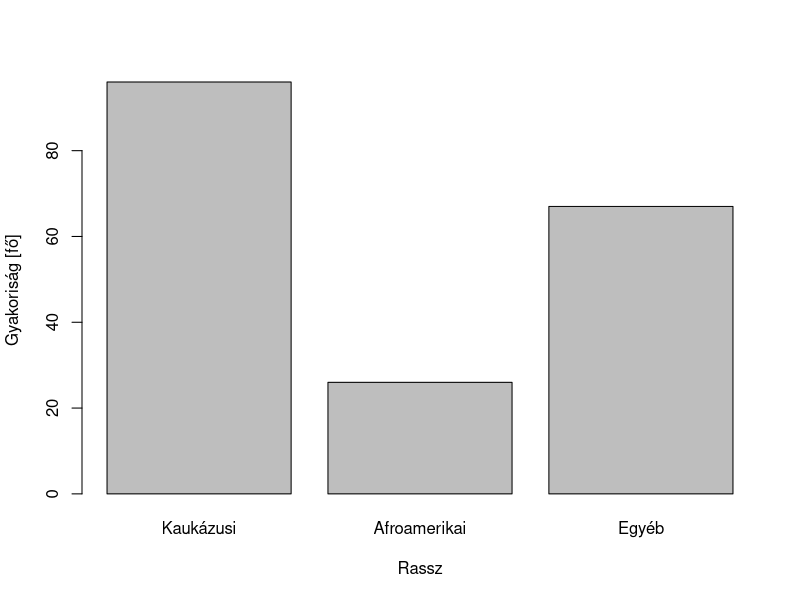
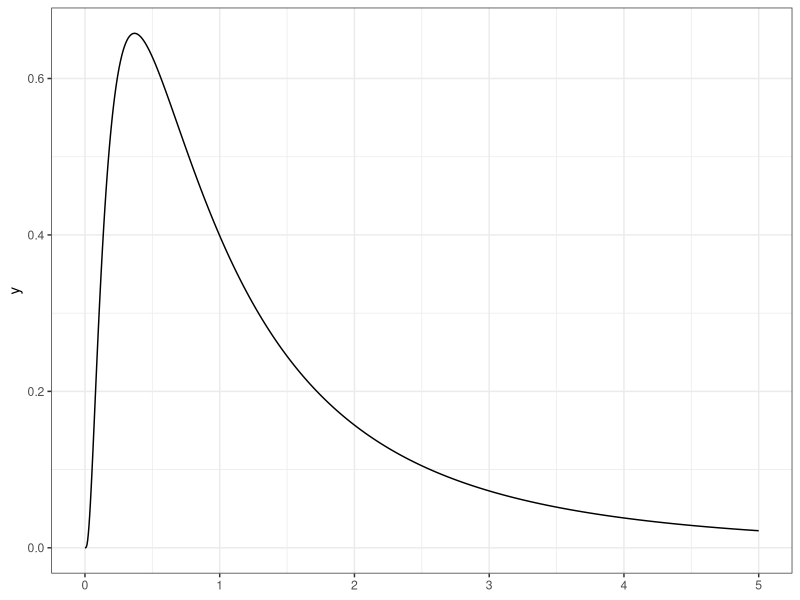
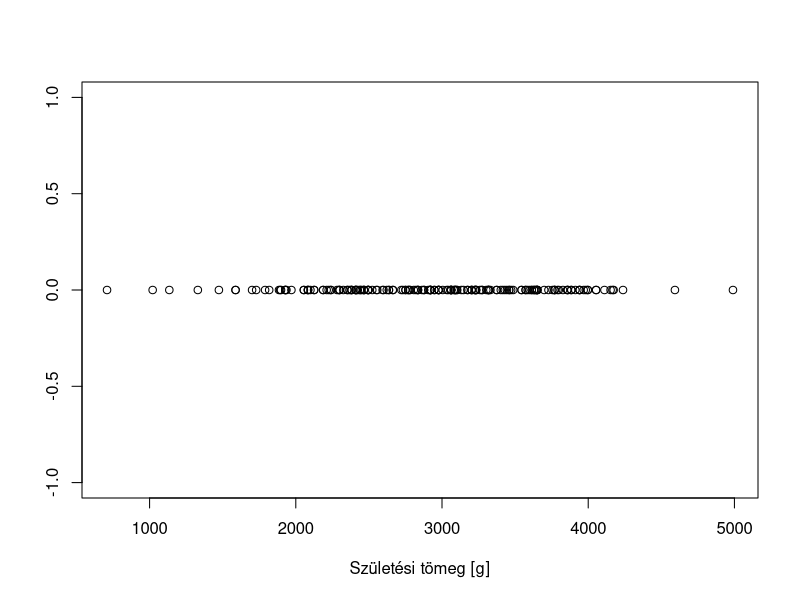
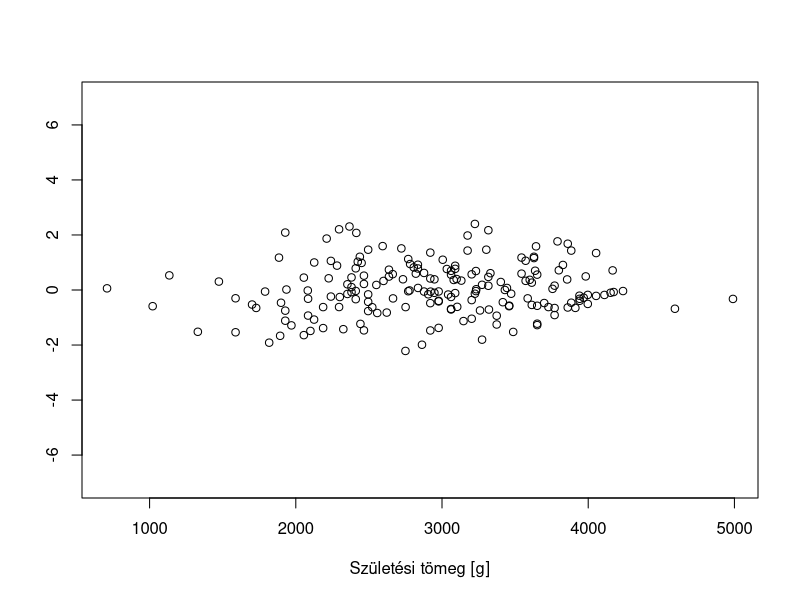
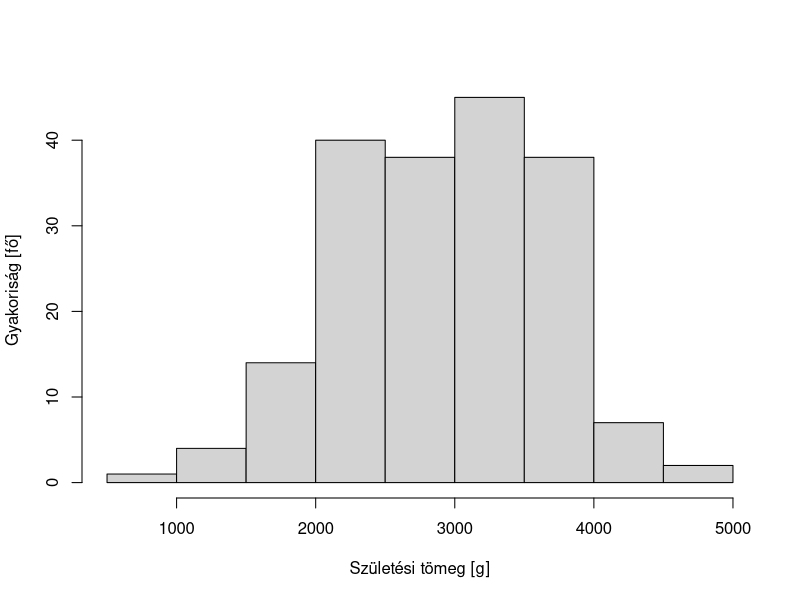
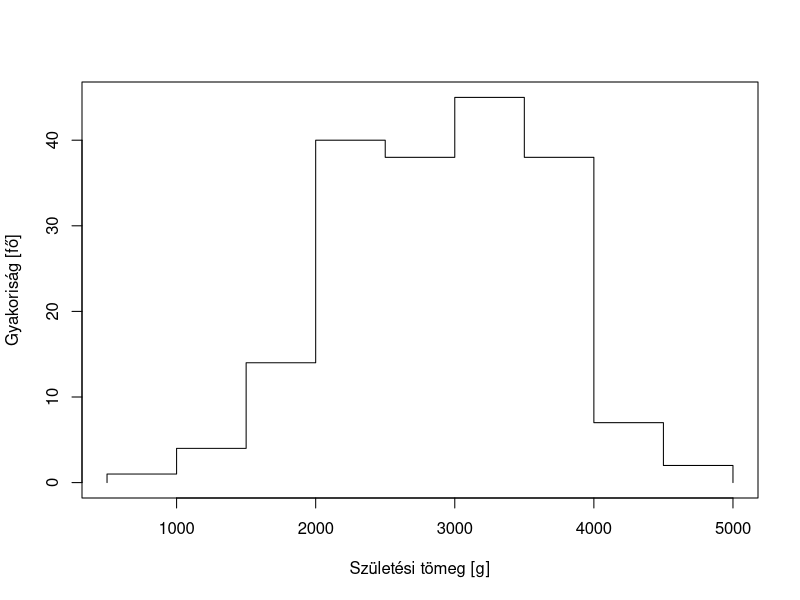
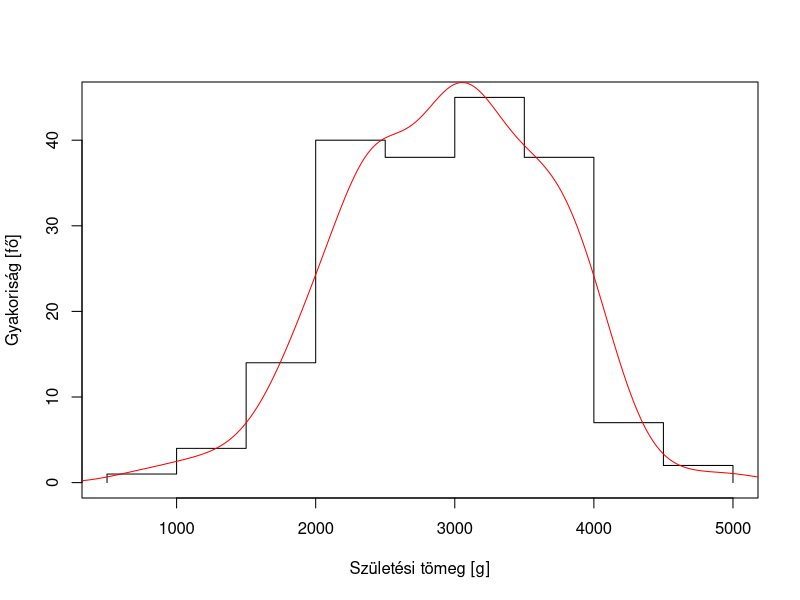
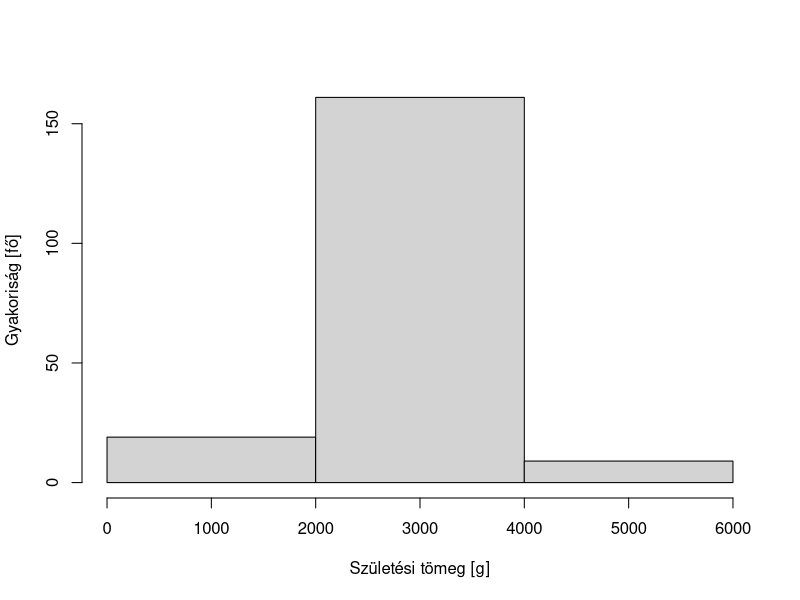

R code for these plots, in order:
## ---- chunk 1
#| echo: false

library(ggplot2)
theme_set(theme_bw())
data(birthwt, package = "MASS")
set.seed(1)
## ---- chunk 2
birthwt$bwt
## ---- chunk 3
mean(birthwt$bwt)
## ---- chunk 4
birthwt$race <- factor(birthwt$race, levels = 1:3,
                       labels = c("Kaukázusi", "Afroamerikai", "Egyéb"))
table(birthwt$race)
prop.table(table(birthwt$race))
cbind(table(birthwt$race), prop.table(table(birthwt$race)))
## ---- chunk 5
#| label: fig-oszlopdiagram
#| fig-cap: "Példa egy minőségi változó ábrázolására oszlopdiagrammal."
barplot(table(birthwt$race), xlab = "Rassz",
        ylab = "Gyakoriság [fő]")
## ---- chunk 6
tab <- table(cut(birthwt$bwt, seq(500, 5000, 500)))
cbind(Ci0 = seq(500, 4500, 500), Ci1 = seq(1000, 5000, 500),
      fi = tab, gi = prop.table(tab))
## ---- chunk 7
#| label: fig-ferde-eloszlas
#| fig-cap: "Példa ferde eloszlásra"
#| echo: false
  
ggplot() + geom_function(fun = dlnorm, xlim = c(0, 5), n = 1001)
## ---- chunk 8
#| label: fig-stripchart
#| fig-cap: "Példa egy mennyiségi változó ábrázolására egydimenziós szóródási diagrammal."

plot(birthwt$bwt, rep(0, nrow(birthwt)),
     xlab = "Születési tömeg [g]", ylab = "")
## ---- chunk 9
#| label: fig-stripchart-jitter
#| fig-cap: "Példa egy mennyiségi változó ábrázolására jitter-elt egydimenziós szóródási diagrammal."

plot(birthwt$bwt, rnorm(nrow(birthwt)),
     xlab = "Születési tömeg [g]", ylab = "", , ylim = c(-7, 7))
## ---- chunk 10
#| label: fig-hisztogram
#| fig-cap: "Példa egy mennyiségi változó ábrázolására hisztogrammal."

hist(birthwt$bwt, xlab = "Születési tömeg [g]",
     ylab = "Gyakoriság [fő]", main = "")
## ---- chunk 11
#| label: fig-hisztogram-kontur
#| fig-cap: "A hisztogram által reprezentált függvény."
#| echo: false

with(hist(birthwt$bwt, plot = FALSE),
     plot(rep(breaks, each = 2), c(0, rep(counts, each = 2), 0),
          type = "l", xlab = "Születési tömeg [g]",
     ylab = "Gyakoriság [fő]"))
## ---- chunk 12
#| label: fig-hisztogram-valodi
#| fig-cap: "Hisztogram, hátterében a valódi eloszlás"
#| echo: false

with(hist(birthwt$bwt, plot = FALSE),
     plot(rep(breaks, each = 2), c(0, rep(counts, each = 2), 0),
          type = "l", xlab = "Születési tömeg [g]",
     ylab = "Gyakoriság [fő]"))
lines(density(birthwt$bwt)$x,
      density(birthwt$bwt)$y*nrow(birthwt)*
        unique(diff((hist(birthwt$bwt, plot = FALSE))$breaks)),
      col = "red")
## ---- chunk 13
#| label: fig-hisztogram-szeles
#| fig-cap: "Születési tömegek hisztogramja, széles osztályközökkel"
#| echo: false

hist(birthwt$bwt, 3, xlab = "Születési tömeg [g]",
     ylab = "Gyakoriság [fő]", main = "")
## ---- chunk 14
#| label: fig-hisztogram-szuk
#| fig-cap: "Születési tömegek hisztogramja, szűk osztályközökkel"
#| echo: false

hist(birthwt$bwt, 30, xlab = "Születési tömeg [g]",
     ylab = "Gyakoriság [fő]", main = "")
## ---- chunk 15
#| label: fig-hisztogram-density
#| fig-cap: "Példa egy mennyiségi változó ábrázolására hisztogrammal."

hist(birthwt$bwt, freq = FALSE, xlab = "Születési tömeg [g]",
     ylab = "Gyakoriság [fő]", main = "")
## ---- chunk 16
#| label: fig-kde
#| fig-cap: "Példa egy mennyiségi változó ábrázolására magfüggvényes sűrűségbecslővel."

plot(density(birthwt$bwt), xlab = "Születési tömeg [g]",
     ylab = "Sűrűség", main = "")
## ---- chunk 17
#| label: fig-boxplot
#| fig-cap: "Példa egy mennyiségi változó ábrázolására boxplottal."

boxplot(birthwt$bwt)
## ---- chunk 18
table(birthwt$race, birthwt$ui)
## ---- chunk 19
tab <- table(birthwt$race, birthwt$ui)
rbind(cbind(tab, margin.table(tab, 1)),
      cbind(t(margin.table(tab, 2)), margin.table(tab)))
## ---- chunk 20
tab <- prop.table(table(birthwt$race, birthwt$ui))
rbind(cbind(tab, margin.table(tab, 1)),
      cbind(t(margin.table(tab, 2)), margin.table(tab)))
## ---- chunk 21
tab <- prop.table(table(birthwt$race, birthwt$ui), 1)
rbind(cbind(tab, margin.table(tab, 1)))
## ---- chunk 22
tab <- prop.table(table(birthwt$race, birthwt$ui), 2)
rbind(tab, t(margin.table(tab, 2)))
## ---- chunk 23
#| label: fig-scatterplot
#| fig-cap: "Két mennyiségi változó kapcsolatának ábrázolása szóródási diagrammal."

plot(bwt ~ lwt, data = birthwt,
     xlab = "Anya testtömege (UM) [font]",
     ylab = "Születési tömeg [g]" )
abline( h = mean(birthwt$bwt), v = mean(birthwt$lwt),
        lty = "dashed")
abline(lm(bwt ~ lwt, data = birthwt), lty = "dotted")
## ---- chunk 24
#| label: fig-corrdemo
#| fig-cap: "Különféle korrelációs együtthatók szemléltetése."
#| echo: false

par(mfrow = c(2, 5))
for(corr in c(-1, -0.99, -0.7, -0.2, 0, 0.2, 0.7, 0.99, 1)) {
  SimData <- MASS::mvrnorm(n = 50, mu = c(0, 0),
                           Sigma = matrix(c(1, corr, corr, 1),
                                          nc = 2, byrow = TRUE))
  plot(SimData, xlab = "", ylab = "",
       main = corr, cex = 2, cex.lab = 3,
       cex.main = 3,  xaxt = "none", yaxt = "none")
  abline(lm(SimData[ , 1 ] ~ SimData[ , 2 ]), lty = "dotted")
}
## ---- chunk 25
#| label: fig-anscombe
#| fig-cap: "Az Anscombe-kvartett."
#| echo: false

par(mfrow = c(2, 2))
plot(anscombe$x1, anscombe$y1, xlab = "x1", ylab = "y1",
     xlim = c(3, 19), ylim = c(3, 13))
abline(lm(anscombe$y1 ~ anscombe$x1), lty = "dotted")
plot(anscombe$x2, anscombe$y2, xlab = "x2", ylab = "y2",
     xlim = c(3, 19), ylim = c(3, 13))
abline(lm(anscombe$y2 ~ anscombe$x2), lty = "dotted")
plot(anscombe$x3, anscombe$y3, xlab = "x3", ylab = "y3",
     xlim = c(3, 19), ylim = c(3, 13))
abline(lm(anscombe$y3 ~ anscombe$x3), lty = "dotted")
plot(anscombe$x4, anscombe$y4, xlab = "x4", ylab = "y4",
     xlim = c(3, 19), ylim = c(3, 13))
abline(lm(anscombe$y4 ~ anscombe$x4), lty = "dotted")
